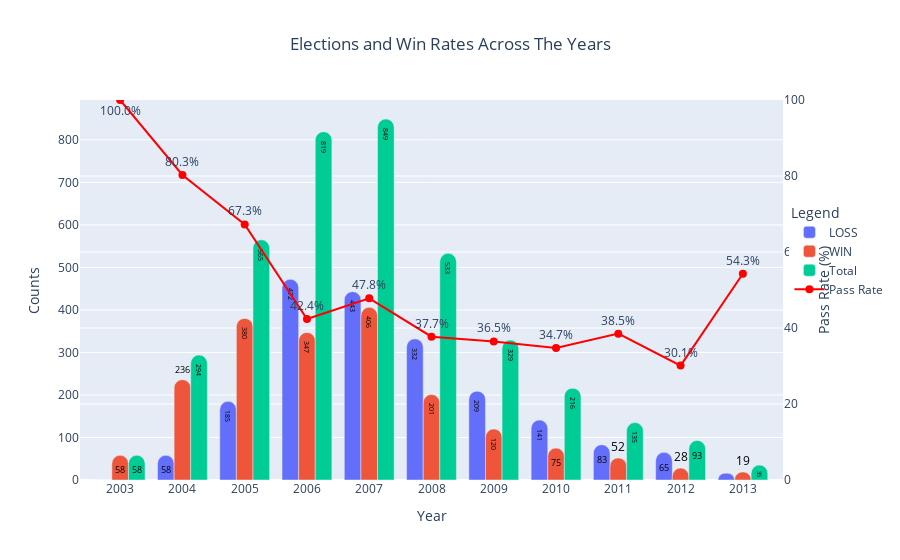

Here is the notebook cell this chart was saved with:
### Code cell
plot.passrate_byYear_plot(passrate_byYear, prt= True)

### Figure 1 — Plotly figure (JSON) as saved in the notebook; plotly's stock layout.template omitted (floating-point values rounded to 4 significant figures)
{"data": [{"name": "LOSS", "text": [0, 58, 185, 472, 443, 332, 209, 141, 83, 65, 16], "textfont": {"color": "black"}, "textposition": "inside", "type": "bar", "x": [2003, 2004, 2005, 2006, 2007, 2008, 2009, 2010, 2011, 2012, 2013], "y": [0, 58, 185, 472, 443, 332, 209, 141, 83, 65, 16]}, {"name": "WIN", "text": [58, 236, 380, 347, 406, 201, 120, 75, 52, 28, 19], "textfont": {"color": "black"}, "textposition": ["inside", "outside"], "type": "bar", "x": [2003, 2004, 2005, 2006, 2007, 2008, 2009, 2010, 2011, 2012, 2013], "y": [58, 236, 380, 347, 406, 201, 120, 75, 52, 28, 19]}, {"name": "Total", "text": [58, 294, 565, 819, 849, 533, 329, 216, 135, 93, 35], "textfont": {"color": "black"}, "textposition": "inside", "type": "bar", "x": [2003, 2004, 2005, 2006, 2007, 2008, 2009, 2010, 2011, 2012, 2013], "y": [58, 294, 565, 819, 849, 533, 329, 216, 135, 93, 35]}, {"line": {"color": "red", "width": 2}, "marker": {"color": "red", "size": 8}, "mode": "lines+markers+text", "name": "Pass Rate", "text": ["100.0%", "80.3%", "67.3%", "42.4%", "47.8%", "37.7%", "36.5%", "34.7%", "38.5%", "30.1%", "54.3%"], "textposition": ["bottom center", "top center", "top center", "top center", "top center", "top center", "top center", "top center", "top center", "top center", "top center"], "type": "scatter", "x": [2003, 2004, 2005, 2006, 2007, 2008, 2009, 2010, 2011, 2012, 2013], "y": [100, 80.27, 67.26, 42.37, 47.82, 37.71, 36.47, 34.72, 38.52, 30.11, 54.29], "yaxis": "y2"}], "layout": {"barcornerradius": 15, "barmode": "group", "legend": {"title": {"text": "Legend"}, "x": 1.15, "xanchor": "right", "y": 0.6, "yanchor": "middle"}, "title": {"text": "Elections and Win Rates Across The Years", "x": 0.5, "xanchor": "center"}, "xaxis": {"tickvals": [2003, 2004, 2005, 2006, 2007, 2008, 2009, 2010, 2011, 2012, 2013], "title": {"text": "Year"}}, "yaxis": {"side": "left", "title": {"text": "Counts"}}, "yaxis2": {"overlaying": "y", "range": [0, 100], "side": "right", "tickformat": ".0f%", "title": {"text": "Pass Rate (%)"}}}}
